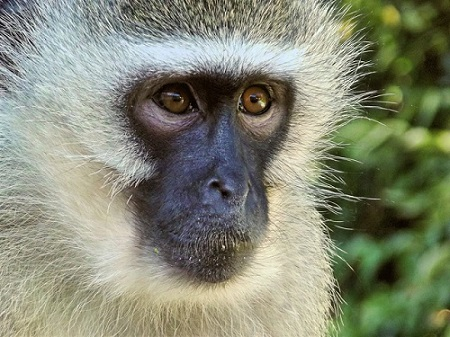
#> input picture Ch2/monkey.jpg, 450 x 337 px
$ python Ch2_07.py
#> lines starting #> are read from the running program, lines starting #| are printed output that depends on the picture
import numpy as np
import cv2
color = cv2.imread("monkey.jpg", 1)
#> color is the input picture: shape (337, 450, 3); mean B, G, R 116.5, 136.5, 132.4
print(color.shape)
#| (337, 450, 3)
height,width,channels = color.shape
#> height = 337; width = 450; channels = 3
b,g,r = cv2.split(color)
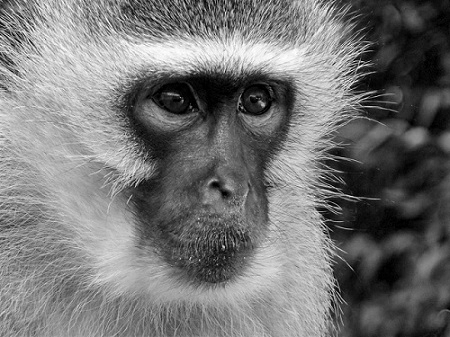
#> b: shape (337, 450); min 0, max 255, mean 116.5
rgb_split = np.empty([height,width*3,3],'uint8')
rgb_split[:, 0:width] = cv2.merge([b,b,b])
rgb_split[:, width:width*2] = cv2.merge([g,g,g])
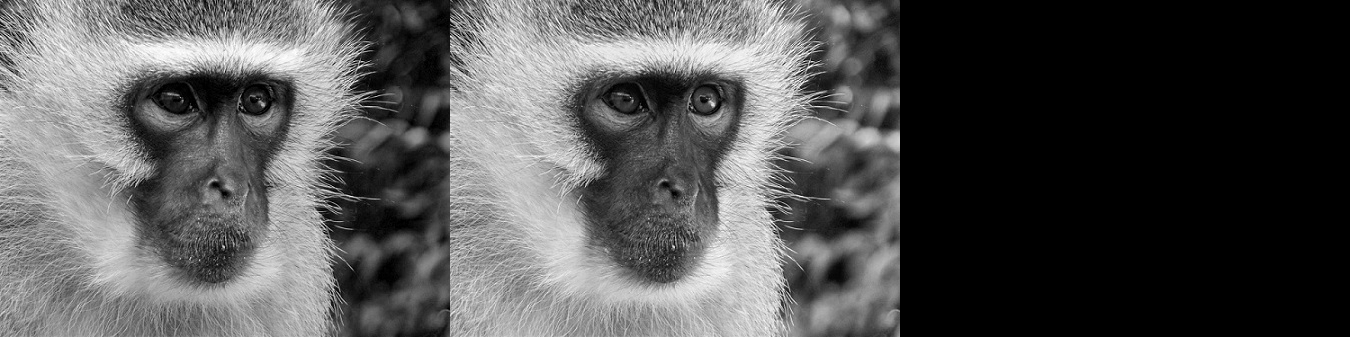
#> rgb_split: shape (337, 1350, 3); min 0, max 255, mean 84.3
rgb_split[:, width*2:width*3] = cv2.merge([r,r,r])
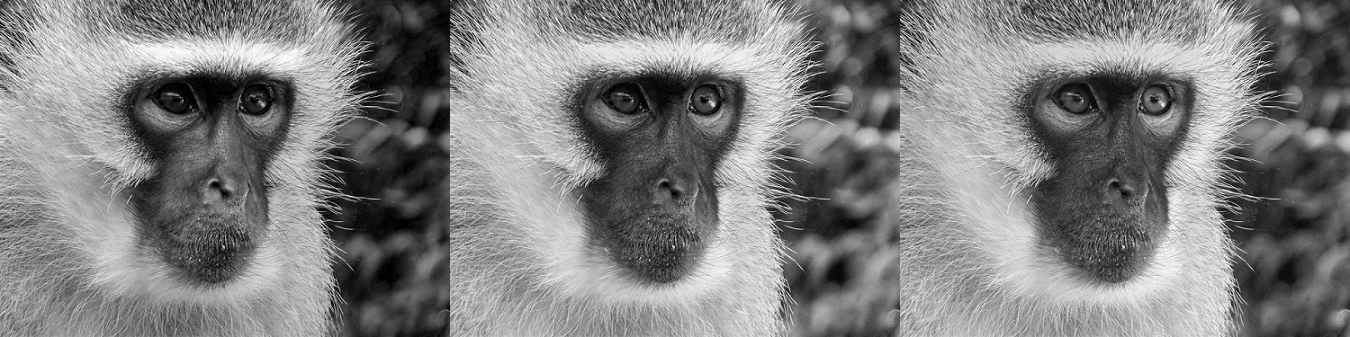
#> rgb_split: shape (337, 1350, 3); min 0, max 255, mean 128.5
cv2.imshow("Channels",rgb_split)
cv2.moveWindow("Channels",0,height)
hsv = cv2.cvtColor(color, cv2.COLOR_BGR2HSV)
#> hsv: shape (337, 450, 3); mean H, S, V 48.2, 64.1, 140.7
h,s,v = cv2.split(hsv)
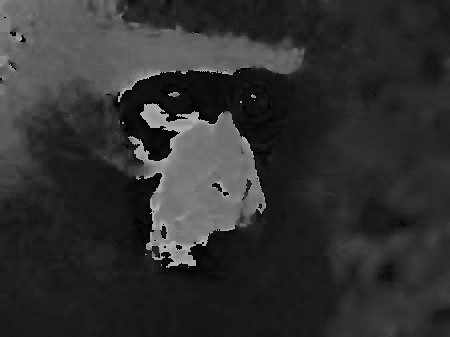
#> h: shape (337, 450); min 0, max 179, mean 48.2
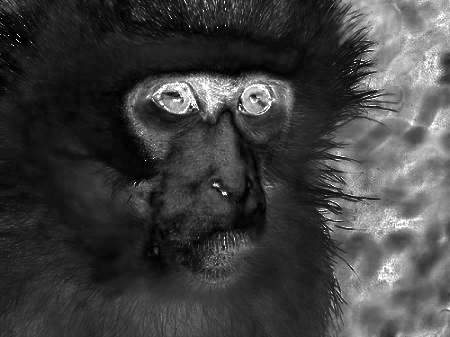
#> s: shape (337, 450); min 0, max 255, mean 64.1
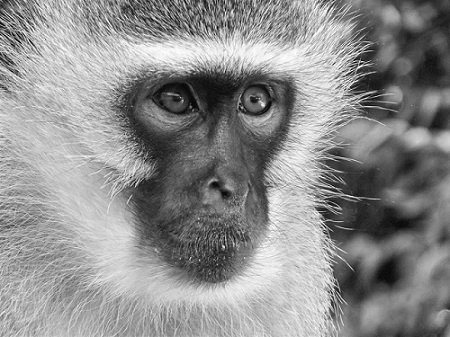
#> v: shape (337, 450); min 1, max 255, mean 140.7
hsv_split = np.concatenate((h,s,v),axis=1)
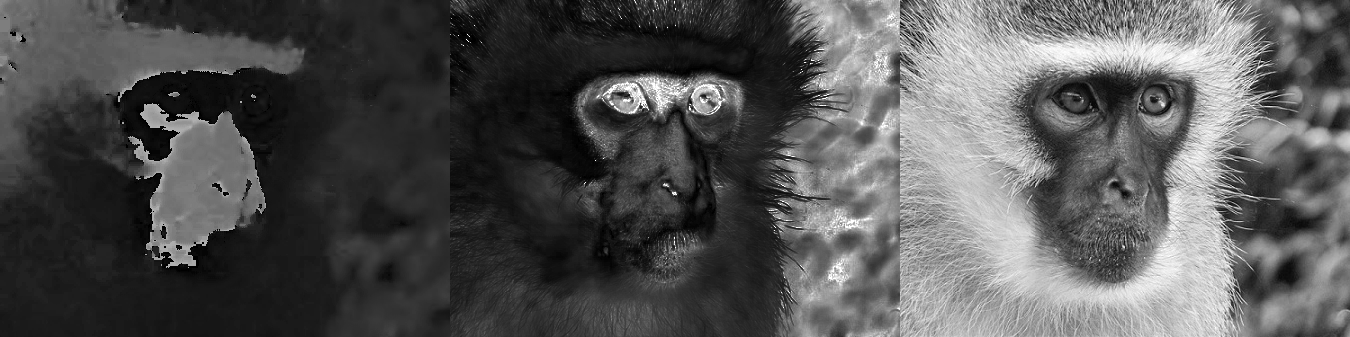
#> hsv_split: shape (337, 1350); min 0, max 255, mean 84.3
cv2.imshow("Split HSV",hsv_split)
cv2.waitKey(0)
cv2.destroyAllWindows()

$ run again, with Ch2/panda.jpg copied over Ch2/monkey.jpg
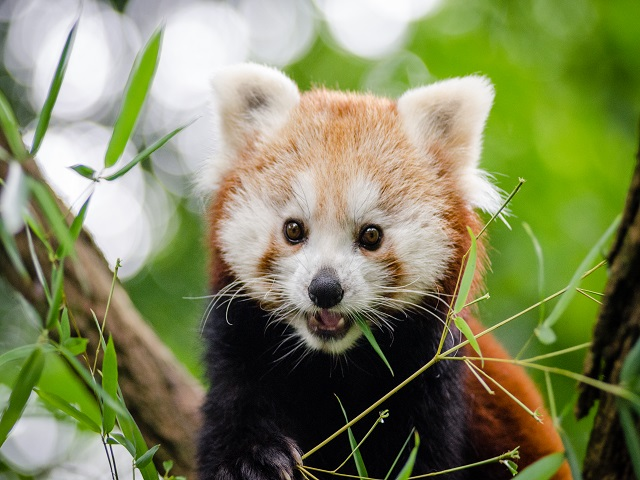
#> input picture Ch2/panda.jpg, 640 x 480 px
#> color is the input picture: shape (480, 640, 3); mean B, G, R 92.3, 134.4, 128.3
#| (480, 640, 3)
#> hsv: shape (480, 640, 3); mean H, S, V 54.2, 107.6, 142.4
#> `h,s,v = cv2.split(hsv)`:
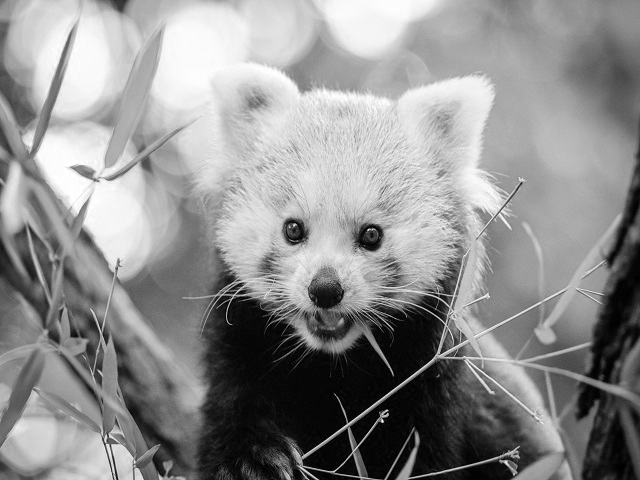
#> v: shape (480, 640); min 0, max 255, mean 142.4
#> `hsv_split = np.concatenate((h,s,v),axis=1)`:
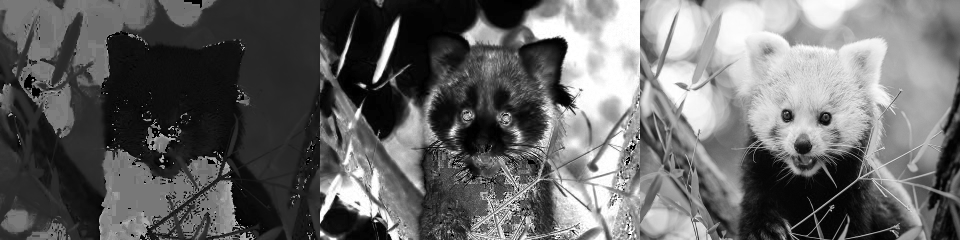
#> hsv_split: shape (480, 1920) (shown at 1/2 size); min 0, max 255, mean 101.4
